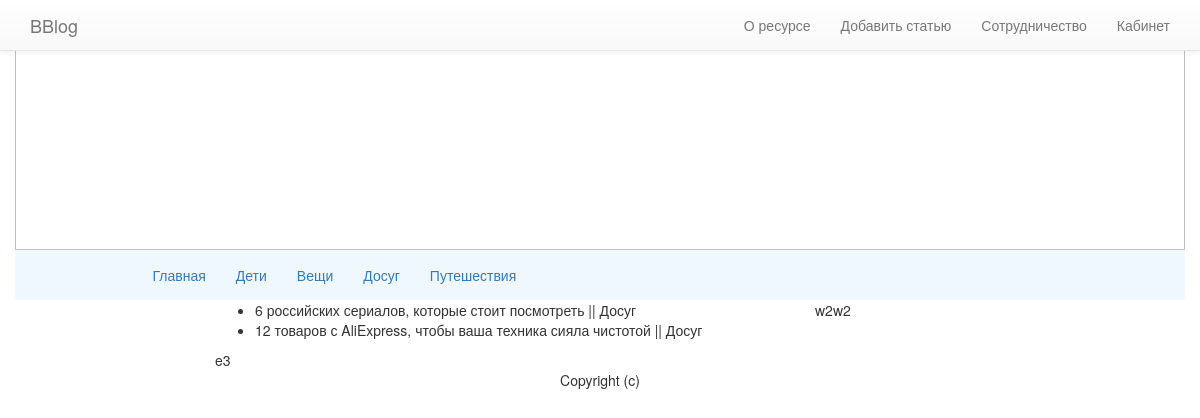
The app's page /hobby/, older data.
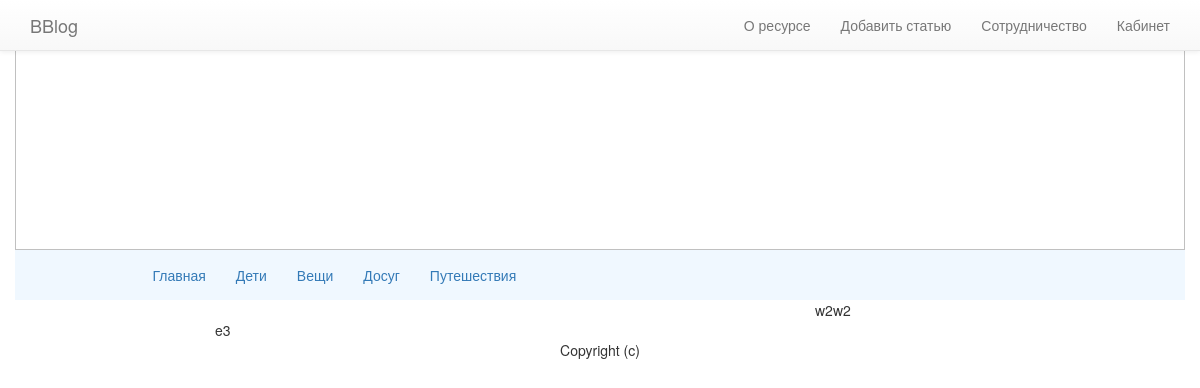
The same page, newer data.
### news/models.py (models this page shows, shortened)
class SingleNews(models.Model):
    user = models.ForeignKey(settings.AUTH_USER_MODEL, blank=True, null=True)
    title = models.CharField(max_length=120, blank=False)
    previewText = models.TextField(max_length=260, blank=True)
    fullText = models.TextField()
    publish = models.DateField(auto_now=False, auto_now_add=False)
    updated = models.DateTimeField(auto_now=True, auto_now_add=False)
    timestamp = models.DateTimeField(auto_now=False, auto_now_add=True)
    slug = models.SlugField(unique=True)
    image = models.ImageField(upload_to=upload_location,
                              null=True, blank=True,
                              height_field='height_field',
                              width_field='width_field')
    height_field = models.IntegerField(default=0)
    width_field = models.IntegerField(default=0)
    CH = u'Дети'
    TH = u'Вещи'
    DS = u'Досуг'
    TR = u'Путешествия'
    CATEGORY_CHOICES = (
        (CH, u'Дети'),
        (TH, u'Вещи'),
        (DS, u'Досуг'),
        (TR, u'Путешествия'),
    )
    category = models.CharField(max_length=40, choices=CATEGORY_CHOICES, default=CH)
    objects = PostManager()

### news/views.py (the view)
# urls.py: url(r'^hobby/$', HobbyListView.as_view()),
class HobbyListView(ListView):
    queryset = SingleNews.objects.all().filter(category__iexact=u"Досуг")
    template_name = 'hobby.html'

### templates/hobby.html
{% extends "base.html" %}
{% block content %}
    <ul>
        {% for obj in object_list %}
            <li>{{ obj.title }} || {{ obj.category }}</li>
        {% endfor %}
    </ul>
{% endblock content %}

Row changes from the older to the newer data that the page shows:
removed SingleNews: title "6 российских сериалов, которые стоит посмотреть", category "Досуг"
removed SingleNews: title "12 товаров с AliExpress, чтобы ваша техника сияла чистотой", category "Досуг"
